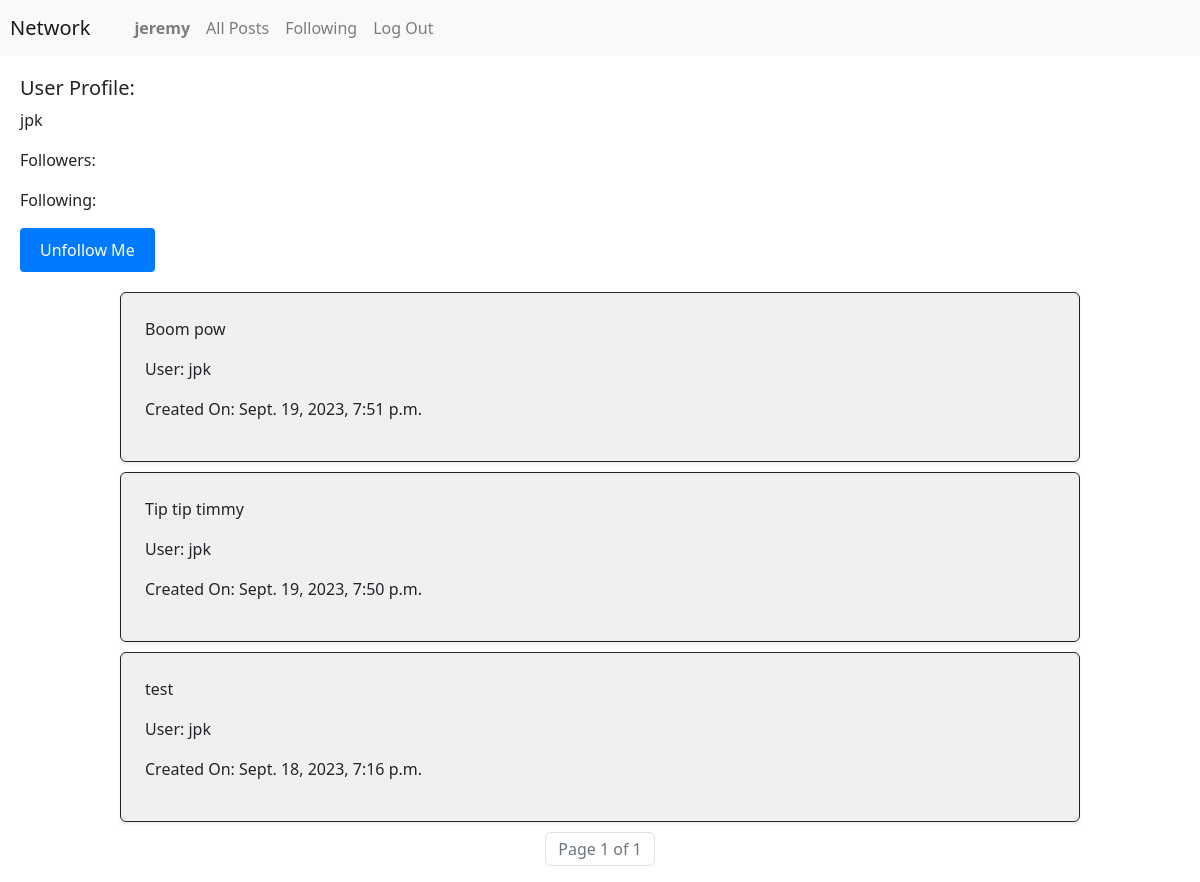
The app's page /1/user (signed in) with its own data.
### network/models.py (models this page shows, shortened)
class User(AbstractUser):
    pass

class Post(models.Model):
    user = models.ForeignKey(User, on_delete=models.CASCADE)
    text = models.TextField(verbose_name="Post Text")
    timeStamp = models.DateTimeField(auto_now_add=True)

### network/views.py (the view)
# urls.py: path("<int:user_id>/user", views.user, name="user"),
def user(request, user_id):
    user_info = User.objects.filter(id = user_id).first()
    userPost = Post.objects.filter(user = user_info).order_by('-timeStamp')
    already_follow = Follower.objects.filter(user=request.user, userfollow=user_id).exists()
    paginator = Paginator(userPost, 10)
    page_number = request.GET.get('page')
    page_obj = paginator.get_page(page_number)
    has_previous_page = page_obj.has_previous
    logInId = request.user.id
    print(logInId)
    if user_id == request.user.id:
        return render(request, "network/profile.html",{
            "page_obj": page_obj,
            "user_info": user_info,
            "has_previous_page": has_previous_page,
            "already_follow": already_follow
        })
    else:
        return render(request, "network/user.html",{
            "page_obj": page_obj,
            "user_info": user_info,
            "has_previous_page": has_previous_page,
            "already_follow": already_follow
        })

### network/templates/network/user.html (shortened to what this page needs)
{% extends "network/layout.html" %}
{% load static %}
{% block body %}
<div name="userProfileHead" style="margin: 20px;">
    <h5>User Profile:</h5>
    <p>{{ user_info.username }}</p>
    <p>Followers: </p>
    <p>Following: </p>
        <form id="followForm">
        <button type="submit" name="follow" id="followButton" data-user-id="{{ user_info.id }}">
            {% if already_follow %}
                Unfollow Me
            {% else %}
                Follow Me
            {% endif %}
        </button>
    </form>
</div>
<div name="userPost">
    {% for post in page_obj %}
    <div id="postPage" class="border border-dark p-4 rounded shadow-sm" style="width: 80%; margin: 10px auto; background-color: #f0f0f0; padding: 10px;">
        <p>{{ post.text }}</p>
        <p>User: {{ post.user.username }}</p>
        <p>Created On: {{ post.timeStamp }}</p>
    </div>
    {% endfor %}
    <nav aria-label="Page navigation">
        <ul class="pagination justify-content-center">
            <li class="page-item disabled">
                <span class="page-link">Page {{ page_obj.number }} of {{ page_obj.paginator.num_pages }}</span>
            </li>
        </ul>
    </nav>
</div>
{% endblock %}

### network/templates/network/layout.html (shortened to what this page needs)
{% load static %}
<!DOCTYPE html>
<html lang="en">
    <head>
        <link rel="stylesheet" href="https://stackpath.bootstrapcdn.com/bootstrap/4.4.1/css/bootstrap.min.css">
        <link rel="stylesheet" href="https://cdn.jsdelivr.net/npm/bootstrap@5.3.0/dist/css/bootstrap.min.css">
        <link href="{% static 'network/styles.css' %}" rel="stylesheet">
    </head>
    <body>
        <nav class="navbar navbar-expand-lg navbar-light bg-light">
            <a class="navbar-brand" href="#" style="margin-left: 10px;">Network</a>
            <div style="margin-left: 20px;">
              <ul class="navbar-nav mr-auto">
                {% if user.is_authenticated %}
                    <li class="nav-item">
                        <a class="nav-link" href="{% url 'user' user.id %}"><strong>{{ user.username }}</strong></a>
                    </li>
                {% endif %}
                <li class="nav-item">
                  <a class="nav-link" href="{% url 'index' %}">All Posts</a>
                </li>
                {% if user.is_authenticated %}
                    <li class="nav-item">
                        <a class="nav-link" href="#">Following</a>
                    </li>
                    <li class="nav-item">
                        <a class="nav-link" href="{% url 'logout' %}">Log Out</a>
                    </li>
                {% endif %}
              </ul>
            </div>
          </nav>
        <div class="body">
            {% block body %}{% endblock %}
        </div>
    </body>
</html>

### network/static/network/styles.css (style rules this page uses)
button { padding: 10px 20px; background-color: #007bff; color: #fff; border: none; border-radius: 4px; cursor: pointer; }

### records on screen
User: username "jeremy"
User: username "jpk"
Post: text "Boom pow", user.username "jpk", timeStamp "Sept. 19, 2023, 7:51 p.m."
Post: text "Tip tip timmy", user.username "jpk", timeStamp "Sept. 19, 2023, 7:50 p.m."
Post: text "test", user.username "jpk", timeStamp "Sept. 18, 2023, 7:16 p.m."

### other values on screen
{{ page_obj.number }} "1"
{{ page_obj.paginator.num_pages }} "1"
